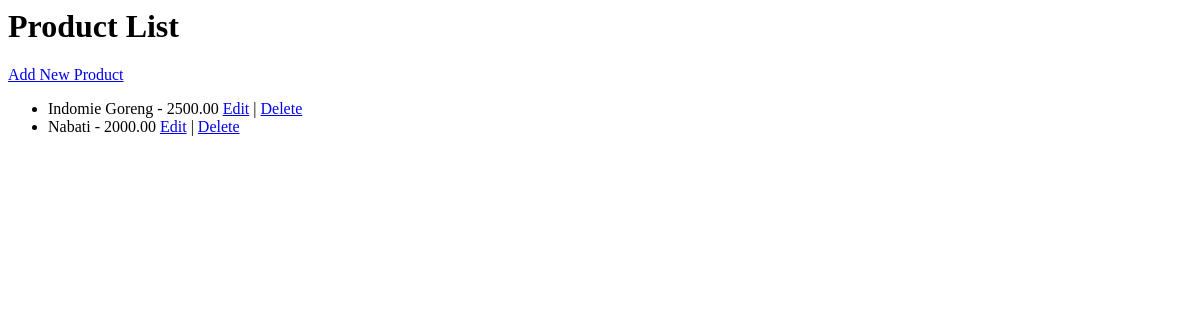
Before: /products/ with the older database file.
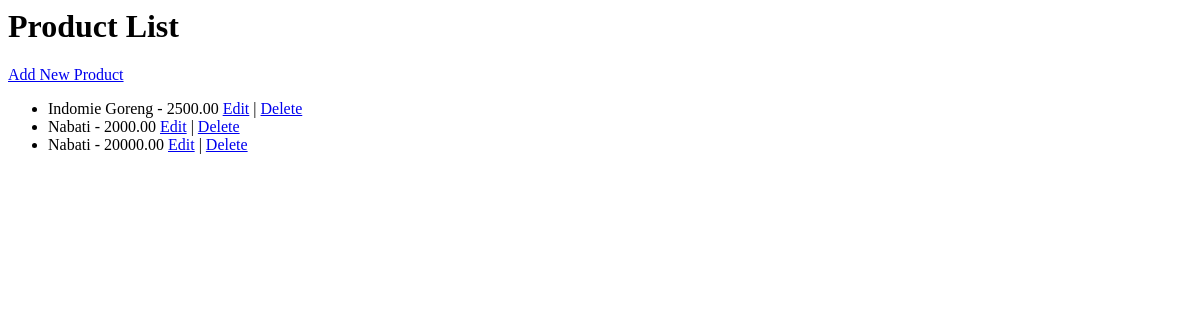
After: the same page with the newer database file.
### product/models.py (models this page shows, shortened)
class Product(models.Model):
    name = models.CharField(max_length=255)
    barcode = models.CharField(max_length=100, unique=True)
    price = models.DecimalField(max_digits=10, decimal_places=2)
    stock = models.PositiveIntegerField()

### product/views.py (the view)
# urls.py: path('products/', product_list, name='product_list'),
def product_list(request):
    products = Product.objects.all()
    return render(request, 'product/product_list.html', {'products': products})

### product/templates/product/product_list.html (shortened to what this page needs)
<h1>Product List</h1>
<a href="{% url 'product_add' %}">Add New Product</a>
<ul>
    {% for product in products %}
        <li>{{ product.name }} - {{ product.price }} <a href="edit/{{ product.id }}">Edit</a> | <a href="delete/{{ product.id }}" onclick="return confirmDelete(event);">Delete</a></li>
    {% endfor %}
</ul>

Changed rows visible on the page:
added Product: name "Nabati", price "20000.00"
